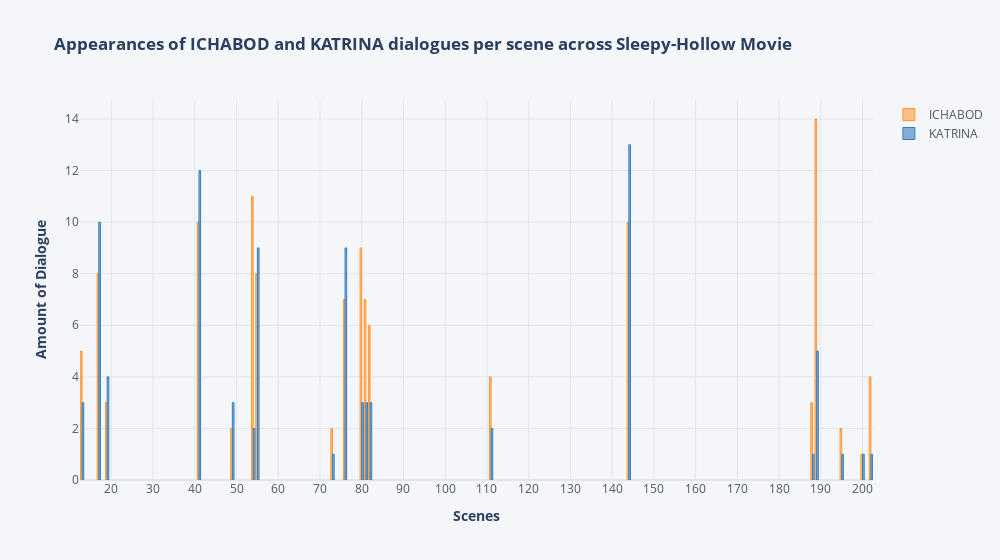

The notebook cell this image was saved under:
### Code cell
df_2_count, df_2_dialogue = dia.xter_count_perscene(movie_characters[:2])
dia.scene_dialogue_plot(df_2_count)

### Figure 1 — Plotly figure (JSON) as saved in the notebook; plotly's stock layout.template omitted (floating-point values rounded to 4 significant figures)
{"data": [{"marker": {"color": "rgba(255, 153, 51, 0.6)", "line": {"color": "rgba(255, 153, 51, 1.0)", "width": 1}}, "name": "ICHABOD", "orientation": "v", "text": "", "type": "bar", "x": [13, 17, 19, 41, 49, 54, 55, 73, 76, 80, 81, 82, 111, 144, 188, 189, 195, 200, 202], "y": [5, 8, 3, 10, 2, 11, 8, 2, 7, 9, 7, 6, 4, 10, 3, 14, 2, 1, 4]}, {"marker": {"color": "rgba(55, 128, 191, 0.6)", "line": {"color": "rgba(55, 128, 191, 1.0)", "width": 1}}, "name": "KATRINA", "orientation": "v", "text": "", "type": "bar", "x": [13, 17, 19, 41, 49, 54, 55, 73, 76, 80, 81, 82, 111, 144, 188, 189, 195, 200, 202], "y": [3, 10, 4, 12, 3, 2, 9, 1, 9, 3, 3, 3, 2, 13, 1, 5, 1, 1, 1]}], "layout": {"legend": {"bgcolor": "#F5F6F9", "font": {"color": "#4D5663"}}, "paper_bgcolor": "#F5F6F9", "plot_bgcolor": "#F5F6F9", "title": {"text": "<b> Appearances of ICHABOD and KATRINA dialogues per scene across Sleepy-Hollow Movie <b>"}, "width": 1000, "xaxis": {"dtick": 10, "gridcolor": "#E1E5ED", "showgrid": true, "tickfont": {"color": "#4D5663"}, "title": {"text": "<b> Scenes <b>"}, "zerolinecolor": "#E1E5ED"}, "yaxis": {"gridcolor": "#E1E5ED", "showgrid": true, "tickfont": {"color": "#4D5663"}, "title": {"text": "<b> Amount of Dialogue <b>"}, "zerolinecolor": "#E1E5ED"}}}
